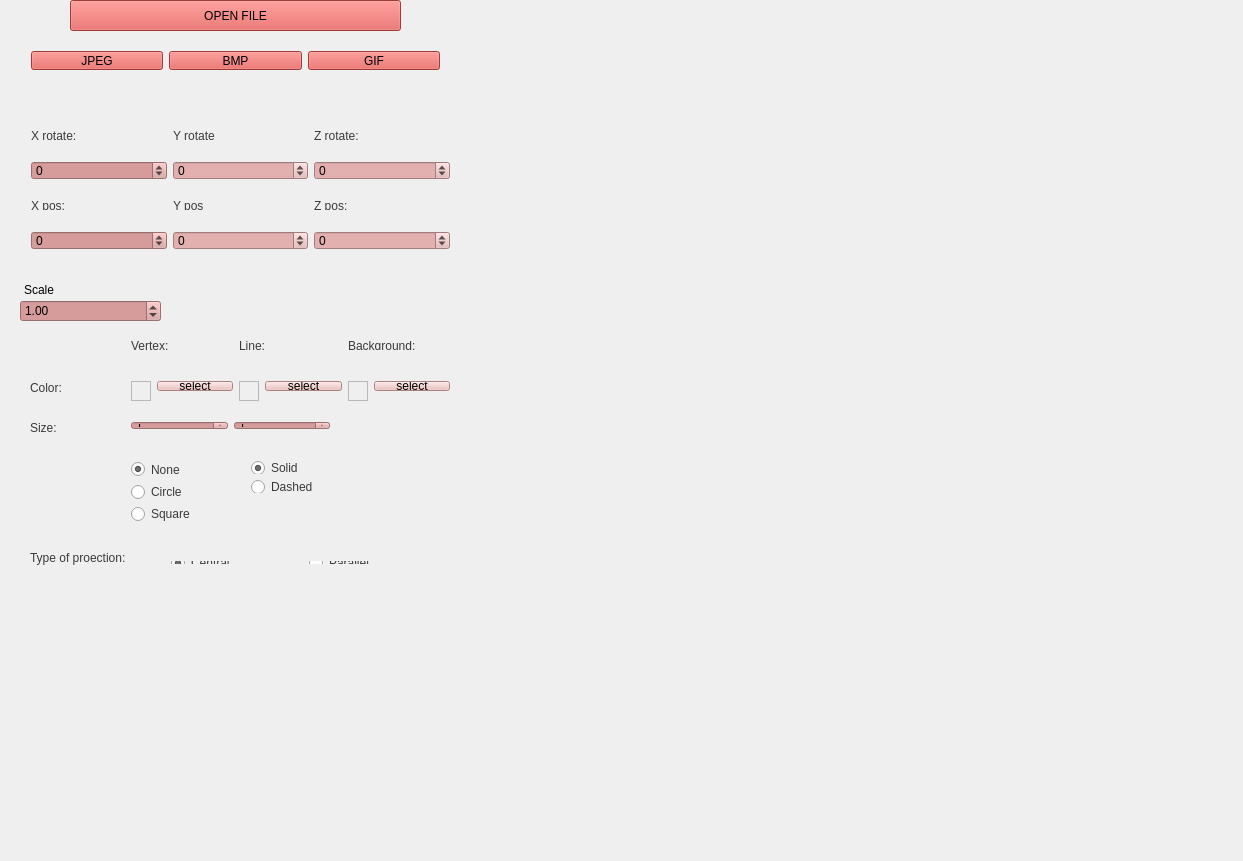
<?xml version="1.0" encoding="UTF-8"?>
<ui version="4.0">
 <class>MainWindow</class>
 <widget class="QMainWindow" name="MainWindow">
  <property name="geometry">
   <rect>
    <x>0</x>
    <y>0</y>
    <width>1243</width>
    <height>861</height>
   </rect>
  </property>
  <property name="windowTitle">
   <string>MainWindow</string>
  </property>
  <widget class="QWidget" name="centralWidget">
   <widget class="QWidget" name="horizontalLayoutWidget_3">
    <property name="geometry">
     <rect>
      <x>20</x>
      <y>120</y>
      <width>441</width>
      <height>31</height>
     </rect>
    </property>
    <layout class="QHBoxLayout" name="horizontalLayout_3">
     <item>
      <widget class="QLabel" name="label_3">
       <property name="styleSheet">
        <string notr="true">color: rgb(58, 58, 59);</string>
       </property>
       <property name="text">
        <string>X rotate: </string>
       </property>
      </widget>
     </item>
     <item>
      <widget class="QLabel" name="label">
       <property name="styleSheet">
        <string notr="true">color: rgb(58, 58, 59);</string>
       </property>
       <property name="text">
        <string>Y rotate</string>
       </property>
      </widget>
     </item>
     <item>
      <widget class="QLabel" name="label_2">
       <property name="styleSheet">
        <string notr="true">color: rgb(58, 58, 59);</string>
       </property>
       <property name="text">
        <string>Z rotate:</string>
       </property>
      </widget>
     </item>
    </layout>
   </widget>
   <widget class="QWidget" name="horizontalLayoutWidget_6">
    <property name="geometry">
     <rect>
      <x>120</x>
      <y>330</y>
      <width>341</width>
      <height>31</height>
     </rect>
    </property>
    <layout class="QHBoxLayout" name="horizontalLayout_6">
     <item>
      <widget class="QLabel" name="label_9">
       <property name="styleSheet">
        <string notr="true">color: rgb(58, 58, 59);</string>
       </property>
       <property name="text">
        <string>Vertex:</string>
       </property>
      </widget>
     </item>
     <item>
      <widget class="QLabel" name="label_8">
       <property name="styleSheet">
        <string notr="true">color: rgb(58, 58, 59);</string>
       </property>
       <property name="text">
        <string>Line:</string>
       </property>
      </widget>
     </item>
     <item>
      <widget class="QLabel" name="label_7">
       <property name="styleSheet">
        <string notr="true">color: rgb(58, 58, 59);</string>
       </property>
       <property name="text">
        <string>Background:</string>
       </property>
      </widget>
     </item>
    </layout>
   </widget>
   <widget class="QWidget" name="horizontalLayoutWidget_9">
    <property name="geometry">
     <rect>
      <x>160</x>
      <y>550</y>
      <width>291</width>
      <height>25</height>
     </rect>
    </property>
    <layout class="QHBoxLayout" name="horizontalLayout_9">
     <item>
      <widget class="QRadioButton" name="but_central_proection">
       <property name="styleSheet">
        <string notr="true">color: rgb(58, 58, 59);</string>
       </property>
       <property name="text">
        <string>Central</string>
       </property>
       <property name="checked">
        <bool>true</bool>
       </property>
      </widget>
     </item>
     <item>
      <widget class="QRadioButton" name="but_paralel_proection">
       <property name="styleSheet">
        <string notr="true">color: rgb(58, 58, 59);</string>
       </property>
       <property name="text">
        <string>Parallel</string>
       </property>
       <property name="checked">
        <bool>false</bool>
       </property>
      </widget>
     </item>
    </layout>
   </widget>
   <widget class="QWidget" name="verticalLayoutWidget">
    <property name="geometry">
     <rect>
      <x>120</x>
      <y>450</y>
      <width>101</width>
      <height>83</height>
     </rect>
    </property>
    <layout class="QVBoxLayout" name="verticalLayout">
     <item>
      <widget class="QRadioButton" name="but_none_vertex">
       <property name="styleSheet">
        <string notr="true">color: rgb(58, 58, 59);</string>
       </property>
       <property name="text">
        <string>None</string>
       </property>
       <property name="checked">
        <bool>true</bool>
       </property>
      </widget>
     </item>
     <item>
      <widget class="QRadioButton" name="but_circle_vertex">
       <property name="styleSheet">
        <string notr="true">color: rgb(58, 58, 59);</string>
       </property>
       <property name="text">
        <string>Circle</string>
       </property>
      </widget>
     </item>
     <item>
      <widget class="QRadioButton" name="but_square_vertex">
       <property name="styleSheet">
        <string notr="true">color: rgb(58, 58, 59);</string>
       </property>
       <property name="text">
        <string>Square</string>
       </property>
      </widget>
     </item>
    </layout>
   </widget>
   <widget class="QPushButton" name="pushButton">
    <property name="geometry">
     <rect>
      <x>70</x>
      <y>0</y>
      <width>331</width>
      <height>31</height>
     </rect>
    </property>
    <property name="styleSheet">
     <string notr="true">background-color: rgb(221, 83, 77);</string>
    </property>
    <property name="text">
     <string>OPEN FILE</string>
    </property>
   </widget>
   <widget class="QWidget" name="horizontalLayoutWidget">
    <property name="geometry">
     <rect>
      <x>20</x>
      <y>40</y>
      <width>431</width>
      <height>41</height>
     </rect>
    </property>
    <layout class="QHBoxLayout" name="horizontalLayout">
     <item>
      <widget class="QPushButton" name="but_jpeg">
       <property name="styleSheet">
        <string notr="true">background-color: rgb(221, 83, 77);</string>
       </property>
       <property name="text">
        <string>JPEG</string>
       </property>
      </widget>
     </item>
     <item>
      <widget class="QPushButton" name="but_bmp">
       <property name="styleSheet">
        <string notr="true">background-color: rgb(221, 83, 77);</string>
       </property>
       <property name="text">
        <string>BMP</string>
       </property>
      </widget>
     </item>
     <item>
      <widget class="QPushButton" name="but_gif">
       <property name="styleSheet">
        <string notr="true">background-color: rgb(221, 83, 77);</string>
       </property>
       <property name="text">
        <string>GIF</string>
       </property>
      </widget>
     </item>
    </layout>
   </widget>
   <widget class="QLabel" name="label_11">
    <property name="geometry">
     <rect>
      <x>30</x>
      <y>420</y>
      <width>58</width>
      <height>16</height>
     </rect>
    </property>
    <property name="styleSheet">
     <string notr="true">color: rgb(58, 58, 59);</string>
    </property>
    <property name="text">
     <string>Size:</string>
    </property>
   </widget>
   <widget class="QWidget" name="horizontalLayoutWidget_8">
    <property name="geometry">
     <rect>
      <x>120</x>
      <y>410</y>
      <width>221</width>
      <height>31</height>
     </rect>
    </property>
    <layout class="QHBoxLayout" name="horizontalLayout_8">
     <item>
      <widget class="QSpinBox" name="size_vertex">
       <property name="styleSheet">
        <string notr="true">background-color: rgb(214, 156, 155);</string>
       </property>
       <property name="minimum">
        <number>1</number>
       </property>
       <property name="maximum">
        <number>10</number>
       </property>
      </widget>
     </item>
     <item>
      <widget class="QSpinBox" name="size_line">
       <property name="styleSheet">
        <string notr="true">background-color: rgb(214, 156, 155);</string>
       </property>
       <property name="minimum">
        <number>1</number>
       </property>
       <property name="maximum">
        <number>10</number>
       </property>
      </widget>
     </item>
    </layout>
   </widget>
   <widget class="QLabel" name="label_12">
    <property name="geometry">
     <rect>
      <x>30</x>
      <y>550</y>
      <width>141</width>
      <height>16</height>
     </rect>
    </property>
    <property name="styleSheet">
     <string notr="true">color: rgb(58, 58, 59);</string>
    </property>
    <property name="text">
     <string>Type of proection:</string>
    </property>
   </widget>
   <widget class="QWidget" name="horizontalLayoutWidget_4">
    <property name="geometry">
     <rect>
      <x>20</x>
      <y>190</y>
      <width>441</width>
      <height>31</height>
     </rect>
    </property>
    <layout class="QHBoxLayout" name="horizontalLayout_4">
     <item>
      <widget class="QLabel" name="label_4">
       <property name="styleSheet">
        <string notr="true">color: rgb(58, 58, 59);</string>
       </property>
       <property name="text">
        <string>X pos: </string>
       </property>
      </widget>
     </item>
     <item>
      <widget class="QLabel" name="label_5">
       <property name="styleSheet">
        <string notr="true">color: rgb(58, 58, 59);</string>
       </property>
       <property name="text">
        <string>Y pos</string>
       </property>
      </widget>
     </item>
     <item>
      <widget class="QLabel" name="label_6">
       <property name="styleSheet">
        <string notr="true">color: rgb(58, 58, 59);</string>
       </property>
       <property name="text">
        <string>Z pos:</string>
       </property>
      </widget>
     </item>
    </layout>
   </widget>
   <widget class="QWidget" name="verticalLayoutWidget_2">
    <property name="geometry">
     <rect>
      <x>240</x>
      <y>450</y>
      <width>101</width>
      <height>54</height>
     </rect>
    </property>
    <layout class="QVBoxLayout" name="verticalLayout_2">
     <item>
      <widget class="QRadioButton" name="but_solid_line">
       <property name="styleSheet">
        <string notr="true">color: rgb(58, 58, 59);</string>
       </property>
       <property name="text">
        <string>Solid</string>
       </property>
       <property name="checked">
        <bool>true</bool>
       </property>
      </widget>
     </item>
     <item>
      <widget class="QRadioButton" name="radioButton_5">
       <property name="styleSheet">
        <string notr="true">color: rgb(58, 58, 59);</string>
       </property>
       <property name="text">
        <string>Dashed</string>
       </property>
      </widget>
     </item>
    </layout>
   </widget>
   <widget class="QWidget" name="horizontalLayoutWidget_7">
    <property name="geometry">
     <rect>
      <x>120</x>
      <y>370</y>
      <width>341</width>
      <height>32</height>
     </rect>
    </property>
    <layout class="QHBoxLayout" name="horizontalLayout_7">
     <item>
      <widget class="QFrame" name="vertex_color">
       <property name="minimumSize">
        <size>
         <width>20</width>
         <height>20</height>
        </size>
       </property>
       <property name="maximumSize">
        <size>
         <width>20</width>
         <height>20</height>
        </size>
       </property>
       <property name="frameShape">
        <enum>QFrame::StyledPanel</enum>
       </property>
       <property name="frameShadow">
        <enum>QFrame::Raised</enum>
       </property>
      </widget>
     </item>
     <item>
      <widget class="QPushButton" name="but_setColorVertex">
       <property name="styleSheet">
        <string notr="true">background-color: rgb(236, 184, 182);</string>
       </property>
       <property name="text">
        <string>select</string>
       </property>
      </widget>
     </item>
     <item>
      <widget class="QFrame" name="line_color">
       <property name="minimumSize">
        <size>
         <width>20</width>
         <height>20</height>
        </size>
       </property>
       <property name="maximumSize">
        <size>
         <width>20</width>
         <height>20</height>
        </size>
       </property>
       <property name="frameShape">
        <enum>QFrame::StyledPanel</enum>
       </property>
       <property name="frameShadow">
        <enum>QFrame::Raised</enum>
       </property>
      </widget>
     </item>
     <item>
      <widget class="QPushButton" name="but_setColorLine">
       <property name="styleSheet">
        <string notr="true">background-color: rgb(236, 184, 182);</string>
       </property>
       <property name="text">
        <string>select</string>
       </property>
      </widget>
     </item>
     <item>
      <widget class="QFrame" name="bg_color">
       <property name="minimumSize">
        <size>
         <width>20</width>
         <height>20</height>
        </size>
       </property>
       <property name="maximumSize">
        <size>
         <width>20</width>
         <height>20</height>
        </size>
       </property>
       <property name="frameShape">
        <enum>QFrame::StyledPanel</enum>
       </property>
       <property name="frameShadow">
        <enum>QFrame::Raised</enum>
       </property>
      </widget>
     </item>
     <item>
      <widget class="QPushButton" name="but_setColorBack">
       <property name="styleSheet">
        <string notr="true">background-color: rgb(236, 184, 182);</string>
       </property>
       <property name="text">
        <string>select</string>
       </property>
      </widget>
     </item>
    </layout>
   </widget>
   <widget class="QWidget" name="horizontalLayoutWidget_2">
    <property name="geometry">
     <rect>
      <x>20</x>
      <y>150</y>
      <width>441</width>
      <height>41</height>
     </rect>
    </property>
    <layout class="QHBoxLayout" name="horizontalLayout_2">
     <item>
      <widget class="QSpinBox" name="x_rotate">
       <property name="styleSheet">
        <string notr="true">background-color: rgb(214, 156, 155);</string>
       </property>
       <property name="minimum">
        <number>-1000</number>
       </property>
       <property name="maximum">
        <number>1000</number>
       </property>
      </widget>
     </item>
     <item>
      <widget class="QSpinBox" name="y_rotate">
       <property name="styleSheet">
        <string notr="true">background-color: rgb(225, 176, 175);</string>
       </property>
       <property name="minimum">
        <number>-1000</number>
       </property>
       <property name="maximum">
        <number>1000</number>
       </property>
      </widget>
     </item>
     <item>
      <widget class="QSpinBox" name="z_rotate">
       <property name="styleSheet">
        <string notr="true">background-color: rgb(225, 176, 175);</string>
       </property>
       <property name="minimum">
        <number>-1000</number>
       </property>
       <property name="maximum">
        <number>1000</number>
       </property>
      </widget>
     </item>
    </layout>
   </widget>
   <widget class="QWidget" name="horizontalLayoutWidget_5">
    <property name="geometry">
     <rect>
      <x>20</x>
      <y>220</y>
      <width>441</width>
      <height>41</height>
     </rect>
    </property>
    <layout class="QHBoxLayout" name="horizontalLayout_5">
     <item>
      <widget class="QSpinBox" name="x_pos">
       <property name="styleSheet">
        <string notr="true">background-color: rgb(214, 156, 155);</string>
       </property>
       <property name="minimum">
        <number>-1000</number>
       </property>
       <property name="maximum">
        <number>1000</number>
       </property>
      </widget>
     </item>
     <item>
      <widget class="QSpinBox" name="y_pos">
       <property name="styleSheet">
        <string notr="true">background-color: rgb(225, 176, 175);</string>
       </property>
       <property name="minimum">
        <number>-1000</number>
       </property>
       <property name="maximum">
        <number>1000</number>
       </property>
      </widget>
     </item>
     <item>
      <widget class="QSpinBox" name="z_pos">
       <property name="styleSheet">
        <string notr="true">background-color: rgb(225, 176, 175);</string>
       </property>
       <property name="minimum">
        <number>-1000</number>
       </property>
       <property name="maximum">
        <number>1000</number>
       </property>
      </widget>
     </item>
    </layout>
   </widget>
   <widget class="QLabel" name="label_10">
    <property name="geometry">
     <rect>
      <x>30</x>
      <y>380</y>
      <width>58</width>
      <height>16</height>
     </rect>
    </property>
    <property name="styleSheet">
     <string notr="true">color: rgb(58, 58, 59);</string>
    </property>
    <property name="text">
     <string>Color:</string>
    </property>
   </widget>
   <widget class="QLabel" name="label_13">
    <property name="geometry">
     <rect>
      <x>24</x>
      <y>280</y>
      <width>131</width>
      <height>20</height>
     </rect>
    </property>
    <property name="text">
     <string>Scale</string>
    </property>
   </widget>
   <widget class="QDoubleSpinBox" name="scale">
    <property name="geometry">
     <rect>
      <x>20</x>
      <y>300</y>
      <width>141</width>
      <height>22</height>
     </rect>
    </property>
    <property name="styleSheet">
     <string notr="true">background-color: rgb(214, 156, 155);</string>
    </property>
    <property name="singleStep">
     <double>0.050000000000000</double>
    </property>
    <property name="value">
     <double>1.000000000000000</double>
    </property>
   </widget>
   <widget class="QLabel" name="model_info">
    <property name="geometry">
     <rect>
      <x>10</x>
      <y>620</y>
      <width>1091</width>
      <height>41</height>
     </rect>
    </property>
    <property name="sizePolicy">
     <sizepolicy hsizetype="Preferred" vsizetype="Preferred">
      <horstretch>0</horstretch>
      <verstretch>0</verstretch>
     </sizepolicy>
    </property>
    <property name="text">
     <string/>
    </property>
    <property name="alignment">
     <set>Qt::AlignLeading|Qt::AlignLeft|Qt::AlignTop</set>
    </property>
   </widget>
  </widget>
 </widget>
 <layoutdefault spacing="6" margin="11"/>
 <resources/>
 <connections/>
</ui>
